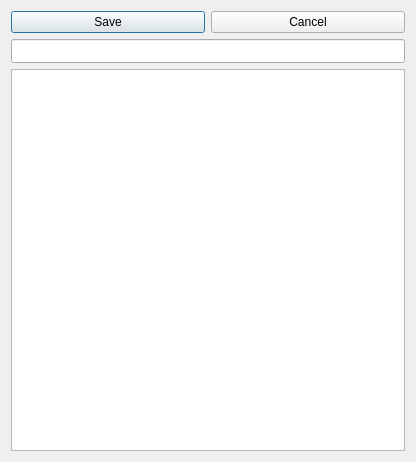
<?xml version="1.0" encoding="UTF-8"?>
<ui version="4.0">
 <class>ConfigEdit</class>
 <widget class="QDialog" name="ConfigEdit">
  <property name="geometry">
   <rect>
    <x>0</x>
    <y>0</y>
    <width>416</width>
    <height>462</height>
   </rect>
  </property>
  <property name="sizePolicy">
   <sizepolicy hsizetype="Preferred" vsizetype="Preferred">
    <horstretch>10</horstretch>
    <verstretch>0</verstretch>
   </sizepolicy>
  </property>
  <property name="windowTitle">
   <string>Configuration Settings</string>
  </property>
  <property name="windowIcon">
   <iconset resource="../chronicon.qrc">
    <normaloff>:/ch.png</normaloff>:/ch.png</iconset>
  </property>
  <property name="modal">
   <bool>false</bool>
  </property>
  <layout class="QGridLayout" name="gridLayout">
   <item row="0" column="0">
    <layout class="QHBoxLayout" name="horizontalLayout">
     <item>
      <widget class="QPushButton" name="saveButton">
       <property name="sizePolicy">
        <sizepolicy hsizetype="Minimum" vsizetype="Fixed">
         <horstretch>10</horstretch>
         <verstretch>0</verstretch>
        </sizepolicy>
       </property>
       <property name="text">
        <string>Save</string>
       </property>
      </widget>
     </item>
     <item>
      <widget class="QPushButton" name="cancelButton">
       <property name="sizePolicy">
        <sizepolicy hsizetype="Minimum" vsizetype="Fixed">
         <horstretch>10</horstretch>
         <verstretch>0</verstretch>
        </sizepolicy>
       </property>
       <property name="text">
        <string>Cancel</string>
       </property>
      </widget>
     </item>
    </layout>
   </item>
   <item row="1" column="0">
    <widget class="QLineEdit" name="fileName">
     <property name="sizePolicy">
      <sizepolicy hsizetype="Expanding" vsizetype="MinimumExpanding">
       <horstretch>10</horstretch>
       <verstretch>1</verstretch>
      </sizepolicy>
     </property>
     <property name="minimumSize">
      <size>
       <width>0</width>
       <height>24</height>
      </size>
     </property>
     <property name="readOnly">
      <bool>true</bool>
     </property>
    </widget>
   </item>
   <item row="2" column="0">
    <widget class="QTreeView" name="configView">
     <property name="sizePolicy">
      <sizepolicy hsizetype="Expanding" vsizetype="Expanding">
       <horstretch>10</horstretch>
       <verstretch>20</verstretch>
      </sizepolicy>
     </property>
     <attribute name="headerVisible">
      <bool>true</bool>
     </attribute>
     <attribute name="headerVisible">
      <bool>true</bool>
     </attribute>
    </widget>
   </item>
  </layout>
 </widget>
 <resources>
  <include location="../chronicon.qrc"/>
 </resources>
 <connections/>
</ui>
